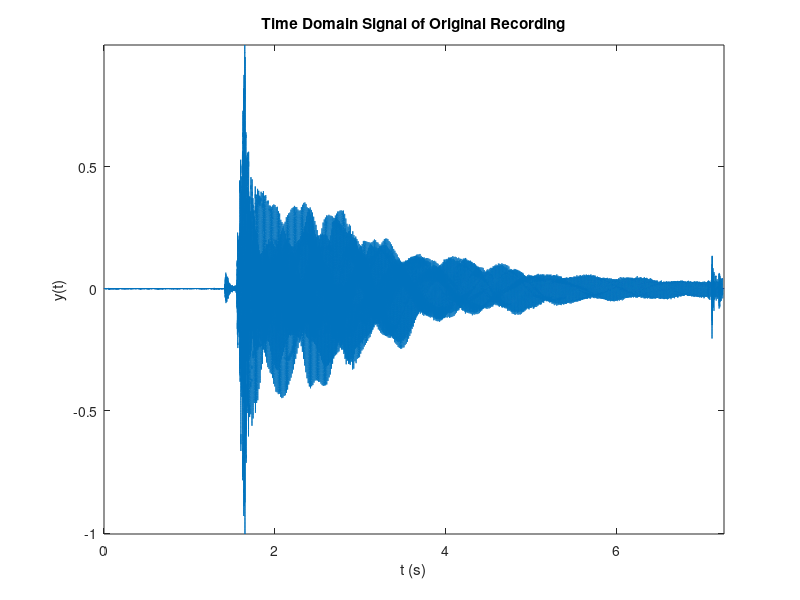
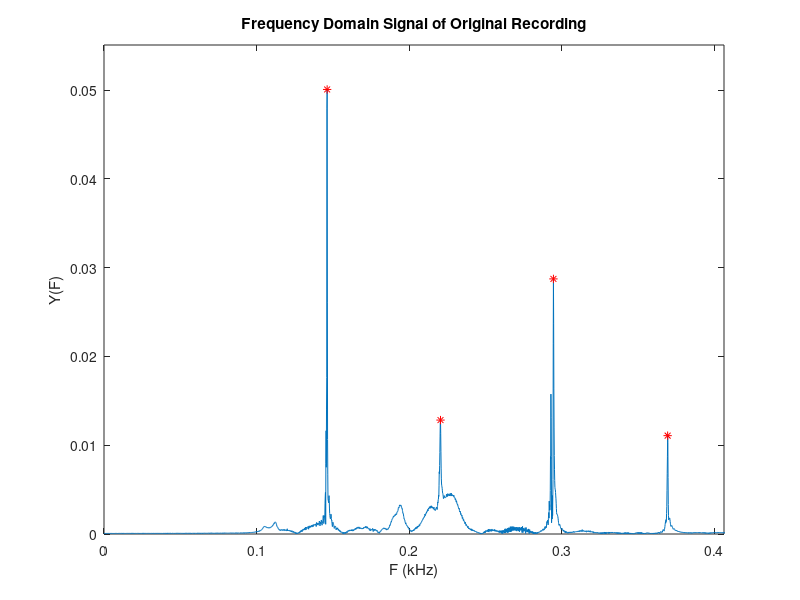

MATLAB code to generate these figures, in order: (Note: this script raises an error after producing the figures.)
%%%%%%%%%%%%%%%%%%%%%%%%%%%%%%%%%%%%%%%%%%%%%%%%%%%%%%%%%%%%%%%%%%%%%%%%%%
% ENGR 362 Project
% student name: Ahmed Sabry
% student number: 99025207
%%%%%%%%%%%%%%%%%%%%%%%%%%%%%%%%%%%%%%%%%%%%%%%%%%%%%%%%%%%%%%%%%%%%%%%%%%

%%%%%%%%%%%%%%%%%%%%%%%%%%%%%%%%%%%%%%%%%%%%%%%%%%%%%%%%%%%%%%%%%%%%%%%%%%
%% (1) Clear all
%%%%%%%%%%%%%%%%%%%%%%%%%%%%%%%%%%%%%%%%%%%%%%%%%%%%%%%%%%%%%%%%%%%%%%%%%%
close all, clear, clc

%%%%%%%%%%%%%%%%%%%%%%%%%%%%%%%%%%%%%%%%%%%%%%%%%%%%%%%%%%%%%%%%%%%%%%%%%%
%% (2) Import audio data
%%%%%%%%%%%%%%%%%%%%%%%%%%%%%%%%%%%%%%%%%%%%%%%%%%%%%%%%%%%%%%%%%%%%%%%%%%
inputSignal = importdata('ENGR_362_guitar_Fs_is_48000_Hz.txt');
samplingFrequency = 48000;                             % sampling freq

%%%%%%%%%%%%%%%%%%%%%%%%%%%%%%%%%%%%%%%%%%%%%%%%%%%%%%%%%%%%%%%%%%%%%%%%%%
%% (3) Play sound of raw audio data
%%%%%%%%%%%%%%%%%%%%%%%%%%%%%%%%%%%%%%%%%%%%%%%%%%%%%%%%%%%%%%%%%%%%%%%%%%
soundsc(inputSignal,samplingFrequency)

%%%%%%%%%%%%%%%%%%%%%%%%%%%%%%%%%%%%%%%%%%%%%%%%%%%%%%%%%%%%%%%%%%%%%%%%%%
%% (4) Graph in time domain
%%%%%%%%%%%%%%%%%%%%%%%%%%%%%%%%%%%%%%%%%%%%%%%%%%%%%%%%%%%%%%%%%%%%%%%%%%
samplingPeriod = 1/samplingFrequency;           % sampling period       
signalLength = length(inputSignal(:,1));      	% length of signal
time = (0:signalLength-1)*samplingPeriod;    	% time vector
figure,plot(time,inputSignal), axis tight
title('Time Domain Signal of Original Recording')	% labels
xlabel('t (s)')                             % labels
ylabel('y(t)')                              % labels

%%%%%%%%%%%%%%%%%%%%%%%%%%%%%%%%%%%%%%%%%%%%%%%%%%%%%%%%%%%%%%%%%%%%%%%%%%
%% (5) Graph with DFT/FFT
%%%%%%%%%%%%%%%%%%%%%%%%%%%%%%%%%%%%%%%%%%%%%%%%%%%%%%%%%%%%%%%%%%%%%%%%%%
Y = fft(inputSignal);                               % Discrete Fourier transform
F1 = abs(Y/signalLength);                               % frequency
F2 = F1(1:signalLength/2+1);                            % half of frequency
F2(2:end-1) = 2*F2(2:end-1);                        % Discrete Fourier transform
f = samplingFrequency*(0:(signalLength/2))/signalLength;                   % freq vector [Hz]
f_kHz = f/1000;                                     % freq vector [kHz]
figure,plot(f_kHz,F2)                               % plot 
axis([0  max(f_kHz) 0 max(F2)])                     % axis details
title('Frequency Domain Signal of Original Recording') 	% labels
xlabel('F (kHz)')                                   % labels
ylabel('Y(F)')                                      % labels

%%%%%%%%%%%%%%%%%%%%%%%%%%%%%%%%%%%%%%%%%%%%%%%%%%%%%%%%%%%%%%%%%%%%%%%%%%
%% (6) D major chord frequencies for notes D3, A3, D4, F#4
%%%%%%%%%%%%%%%%%%%%%%%%%%%%%%%%%%%%%%%%%%%%%%%%%%%%%%%%%%%%%%%%%%%%%%%%%%
numberOfNotes = 4;
D3 = 146.83;                            % freq of note D3 [Hz]
D3_int = round(D3/max(f)*length(f));     % associated integer to above freq
A3 = 220.00;                            % freq of note A3 [Hz]
A3_int = round(A3/max(f)*length(f));     % associated integer to above freq
D4 = 293.66;                            % freq of note D4 [Hz]
D4_int = round(D4/max(f)*length(f));     % associated integer to above freq
F_sharp_4 = 369.99;                     % freq of note F#4 [Hz]
F_sharp_4_int = ...
    round(F_sharp_4/max(f)*length(f));   % associated integer to above freq

note_freq = [D3 A3 D4 F_sharp_4];       % vector of all note freqs
note_freq_int = ...
  [D3_int A3_int D4_int F_sharp_4_int]; % vector of all int note freqs

%%%%%%%%%%%%%%%%%%%%%%%%%%%%%%%%%%%%%%%%%%%%%%%%%%%%%%%%%%%%%%%%%%%%%%%%%%
%% (7) Find true maxima and corresponding frequencies
%%%%%%%%%%%%%%%%%%%%%%%%%%%%%%%%%%%%%%%%%%%%%%%%%%%%%%%%%%%%%%%%%%%%%%%%%%
hold on
note_freq_amp = zeros(1,numberOfNotes); % amplitude of each frequency
for i = 1:numberOfNotes                 % loop through all frequencies
    frequencyIndex = note_freq_int(i);
    maxAmp = 0;
    maxAmpIdx = frequencyIndex;
    
    for freqIdx = frequencyIndex-10:frequencyIndex+10 %check 10 frequency points behind and ahead to find true maxima
        amp = F2(freqIdx);
        if amp > maxAmp
            maxAmp = amp;
            maxAmpIdx = freqIdx;
        end
    end
    
    freq = f_kHz(maxAmpIdx);                        %get the frequency, index, and amplitude
    
    note_freq(i) = freq;
    note_freq_int(i) = maxAmpIdx;
    note_freq_amp(i) = maxAmp;
    
    plot(freq,maxAmp,'r*')                          %plot it
end
ylim([0 max(note_freq_amp) * 1.1])
xlim([0 max(note_freq) * 1.1])
hold off

%%%%%%%%%%%%%%%%%%%%%%%%%%%%%%%%%%%%%%%%%%%%%%%%%%%%%%%%%%%%%%%%%%%%%%%%%%
%% (8) Compute ideal attenuation for each frequency component associated with each filter
%%%%%%%%%%%%%%%%%%%%%%%%%%%%%%%%%%%%%%%%%%%%%%%%%%%%%%%%%%%%%%%%%%%%%%%%%%

attenuationMatrix = zeros(numberOfNotes);
for i = 1:numberOfNotes
    attenuationMatrix(i,:) = note_freq_amp / note_freq_amp(i);
end

attenuationMatrix = 10 * log10(ones(numberOfNotes) ./ attenuationMatrix);
attenuationMatrix(attenuationMatrix > -3) = -3;
%%%%%%%%%%%%%%%%%%%%%%%%%%%%%%%%%%%%%%%%%%%%%%%%%%%%%%%%%%%%%%%%%%%%%%%%%%
%% (8) Experimentally study filter bank parameters
%%%%%%%%%%%%%%%%%%%%%%%%%%%%%%%%%%%%%%%%%%%%%%%%%%%%%%%%%%%%%%%%%%%%%%%%%%
filterOrders = 1:5;
passRippleRipples = [0.1,0.5,1,2,5,10];
deltaFs = [0,1,5,10,20];
names = ["D3","A3","D4","F#4"];

for i = 1:numberOfNotes
    freq = note_freq(i) * 10^3;
    name = names(i);
    v = VideoWriter(sprintf('%s.avi',name));
    open(v);
    for filterOrder = filterOrders
        for passbandRipple = passRippleRipples
            for deltaF = deltaFs
                try
                    
                    maxF = freq + (deltaF * freq / 100);
                    minF = freq - (deltaF * freq / 100);

                    fig = figure;
                    figureName = sprintf("n = %d, Rp = %.2f, deltaF = %.2f, minF = %.2f, maxF = %.2f",...
                        filterOrder, passbandRipple, minF, maxF);
                    fig.Name = figureName;

                    [b,a] = cheby1(filterOrder,passbandRipple,(maxF)/(samplingFrequency/2), 'low');
                    [d,c] = cheby1(filterOrder,passbandRipple,(minF)/(samplingFrequency/2), 'high');
                    
                    lpf = tf(a,b);
                    hpf = tf(c,d);

                    bpf = series(lpf,hpf);
                    [num,den] = tfdata(bpf, 'v');

                    [h,freqs] = freqz(den,num,[],samplingFrequency);
                    h = db(h);

                    idx = find(freqs < (10 * freqs));

                    plot(freqs(idx),h(idx));

                    ttl = sprintf('Frequency Response(dB) of %s Passband Filter \n n = %d, Rp = %.1f, deltaF = %d, minF = %.2f, maxF = %.2f',...
                        name, filterOrder, passbandRipple, deltaF, minF, maxF);

                    hold("on");
                    for j = 1:numberOfNotes
                        noteF = note_freq(j) * 10^3;
                        xline(noteF);
                        absDiff = abs(freqs-noteF);
                        minPt = min(absDiff);
                        plot(noteF, h(absDiff == minPt), "r*");
                        yline(attenuationMatrix(i,j));
                    end
                    xlabel('Frequency (Hz)');
                    ylabel('Magnitude (dB)');
                    title(ttl);
                    grid("on");
                    axis("tight");
                    ylim([-10 1]);
                    hold ("off");

                    frame = getframe(fig);
                    close(fig);
                    writeVideo(v,frame);
                catch ME
                    disp(ME)
                    fprintf("%s: Failed\n", name);
                end
            end
        end
    end
    close(v);
end
%%%%%%%%%%%%%%%%%%%%%%%%%%%%%%%%%%%%%%%%%%%%%%%%%%%%%%%%%%%%%%%%%%%%%%%%%%
%% (9) Create filter bank with optimal parameters and record frequency amplitude
%%%%%%%%%%%%%%%%%%%%%%%%%%%%%%%%%%%%%%%%%%%%%%%%%%%%%%%%%%%%%%%%%%%%%%%%%%

% Each value in each array corresponds to the optimal parameters for each
% passband filter
filterOrders = [3 5 3 4];
passBandRipples = [2 2 5 8];
deltaFs = [5 0.01 1 5];
names = ["D3","A3","D4","F#4"];

filteredSignals = zeros(signalLength,numberOfNotes);
filteredFrequencyAmplitude = zeros(numberOfNotes,1);

for i = 1:numberOfNotes
    name = names(i);
    freq = note_freq(i) * 1000;
    filterOrder = filterOrders(i);
    passBandRipple = passBandRipples(i);
    deltaF = deltaFs(i);
    
    maxF = freq + (deltaF * freq / 100);
    minF = freq - (deltaF * freq / 100);
    
    [b, a] = cheby1(filterOrder,passBandRipple,(freq+deltaF)/(samplingFrequency/2),'low');
    y = filter(b,a,inputSignal);
    
    [b, a] = cheby1(filterOrder,passBandRipple,(freq-deltaF)/(samplingFrequency/2),'high');
    y = filter(b,a,y);
    
    filteredSignals(:,i) = y;
    
    figure,plot(time,y), axis tight
    hold on
    title(sprintf('Filtered %s Time Domain Signal', name))                  	% labels
    xlabel('t (s)')                             % labels
    ylabel('y(t)')                              % labels
    hold off
    
    Y = fft(y);                             % Discrete Fourier transform

    F1 = abs(Y/signalLength);                        % frequency
    F2 = F1(1:signalLength/2+1);                     % half of frequency
    F2(2:end-1) = 2*F2(2:end-1);            % Discrete Fourier transform
    figure,plot(f_kHz,F2)                   % plot 
    axis([0  max(f_kHz) 0 max(F2)])         % axis details
    
    pk = max(F2);
    filteredFrequencyAmplitude(i) = pk;
    
    hold on
    xline(note_freq);
    plot(note_freq, F2(note_freq_int), "r*");
    
    title(sprintf('Filtered %s Frequency Domain Signal', name))                  	% labels
    xlabel('F (kHz)')                       % labels
    ylabel('Y(F)')                          % labels
    grid("on");
    axis("tight");
    xlim([0 note_freq(end)*1.1])
    ylim([0 max(F2)*1.1]);
    hold off
end

frequencyAmplitudeScales = ones(numberOfNotes,1) ./ filteredFrequencyAmplitude;
%%%%%%%%%%%%%%%%%%%%%%%%%%%%%%%%%%%%%%%%%%%%%%%%%%%%%%%%%%%%%%%%%%%%%%%%%%
%% (9) Normalize
%%%%%%%%%%%%%%%%%%%%%%%%%%%%%%%%%%%%%%%%%%%%%%%%%%%%%%%%%%%%%%%%%%%%%%%%%%
normalizedSignals = zeros(signalLength,4);
normalizedSignalsFFT = zeros(signalLength,4);
for i = 1:numberOfNotes
    filteredSignal = filteredSignals(:,i);
    filteredSignalPk = filteredFrequencyAmplitude(i);
    
    normalizedSignal = filteredSignal * frequencyAmplitudeScales(i);
    normalizedSignals(:,i) = normalizedSignal;

    Y = fft(normalizedSignal);              % Discrete Fourier transform
    F1 = abs(Y/signalLength);               % frequency
    F2 = F1(1:signalLength/2+1);            % half of frequency
    F2(2:end-1) = 2*F2(2:end-1);            % Discrete Fourier transform
    figure,plot(f_kHz,F2)                   % plot 

    normalizedSignalsFFT(:,i) = Y;
    
    hold on
    xline(note_freq);
    plot(note_freq, F2(note_freq_int), "r*");
    
    title('Y(F) vs F')                  	% labels
    xlabel('F (kHz)')                       % labels
    ylabel('Y(F)')                          % labels
    grid("on");
    axis("tight");
    xlim([0 note_freq(end)*1.1])
    ylim([0 max(F2)*1.1]);
    hold ("off");
    hold off
end
%%%%%%%%%%%%%%%%%%%%%%%%%%%%%%%%%%%%%%%%%%%%%%%%%%%%%%%%%%%%%%%%%%%%%%%%%%
%% (9) Add Signals
%%%%%%%%%%%%%%%%%%%%%%%%%%%%%%%%%%%%%%%%%%%%%%%%%%%%%%%%%%%%%%%%%%%%%%%%%%
compressedSignalFFT = sum(normalizedSignalsFFT,2) / max(frequencyAmplitudeScales);
F1 = abs(compressedSignalFFT/signalLength);               % frequency
F2 = F1(1:signalLength/2+1);            % half of frequency
F2(2:end-1) = 2*F2(2:end-1);            % Discrete Fourier transform
figure,plot(f_kHz,F2)                   % plot 
title('Frequency Domain Representation of Compressed Signal') % labels
xlabel('F (kHz)')                                   % labels
ylabel('Y(F)')                                      % labels
hold on
xline(note_freq);
plot(note_freq, F2(note_freq_int), "r*");
xlim([0 note_freq(end)*1.1])
ylim([0 max(F2)*1.1]);
hold off

compressedSignal = ifft(compressedSignalFFT);
figure,plot(time,compressedSignal), axis tight
title('Time Domain Representation of Compressed Signal')      % labels
xlabel('t (s)')                             % labels
ylabel('y(t)')                              % labels
%%%%%%%%%%%%%%%%%%%%%%%%%%%%%%%%%%%%%%%%%%%%%%%%%%%%%%%%%%%%%%%%%%%%%%%%%%
%% (9) Add Signals
%%%%%%%%%%%%%%%%%%%%%%%%%%%%%%%%%%%%%%%%%%%%%%%%%%%%%%%%%%%%%%%%%%%%%%%%%%
compressedSignal = sum(normalizedSignals,2) / max(frequencyAmplitudeScales);

figure,plot(time,compressedSignal), axis tight
title('Time Domain Representation of Compressed Signal')      % labels
xlabel('t (s)')                             % labels
ylabel('y(t)')                              % labels

Y = fft(compressedSignal);                          % Discrete Fourier transform
F1 = abs(Y/signalLength);                           % frequency
F2 = F1(1:signalLength/2+1);                        % half of frequency
F2(2:end-1) = 2*F2(2:end-1);                        % Discrete Fourier transform
figure,plot(f_kHz,F2)                               % plot 
xlim([0 note_freq(end)*1.1])
ylim([0 max(F2)*1.1]);
title('Frequency Domain Representation of Compressed Signal') % labels
xlabel('F (kHz)')                                   % labels
ylabel('Y(F)')                                      % labels
hold on
xline(note_freq);
plot(note_freq, F2(note_freq_int), "r*");
hold off